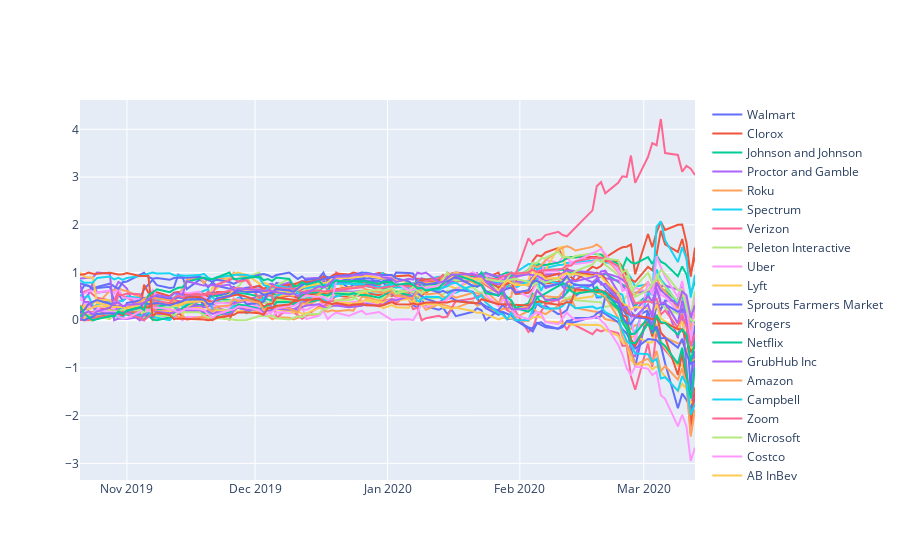

Write notebook code for a chart like this one.
### Code cell
fig = go.Figure()

for c in company_data_daily_normalized_stacked.company_index.unique():
    df = company_data_daily_normalized_stacked.loc[company_data_daily_normalized_stacked.company_index==c]
    x = df["yyyy-mm-dd"]
    y= df['normalized_stock_price']
    
    fig.add_trace(go.Scatter(
    x=x,
    y=y,
#     fill='toself',
#     fillcolor='rgba(0,100,80,0.2)',
#     line_color='rgba(255,255,255,0)',
#     showlegend=False,
    name=company_df.loc[company_df.company_index==c,'company'].values[0]
    ))
fig.show()
